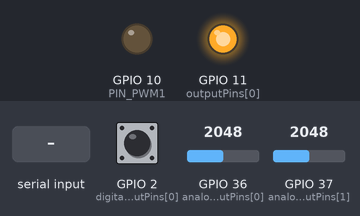
The sketch below on a simulated ESP32. On the bench: output pins drawn as LEDs (lit = HIGH). Dashed ring = blinking. The inputs (shaded band) are chosen by the test bench; at power-on: GPIO 36 (analogInputPins[0]) = 2048, GPIO 2 (digitalInputPins[0]) HIGH, GPIO 37 (analogInputPins[1]) = 2048. What the sketch prints to the serial monitor is not drawn.

Above: at 1.2 s.
1.3 s: GPIO 36 (analogInputPins[0]) set to 491
At 1.6 s:
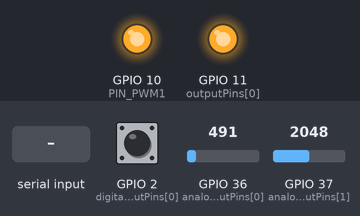
2.8 s: GPIO 2 (digitalInputPins[0]) pulled LOW for 0.15 s
At 2.88 s:
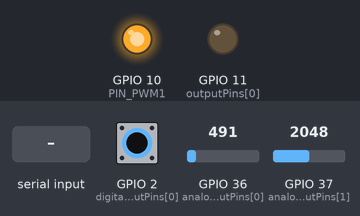
5.9 s: "STOP\n" received over Serial
At 7.1 s:
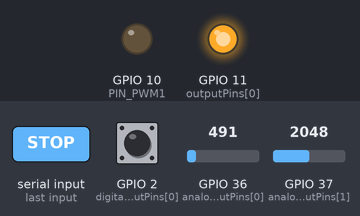
7.4 s: "RUN,1\n" received over Serial
At 8.3 s:
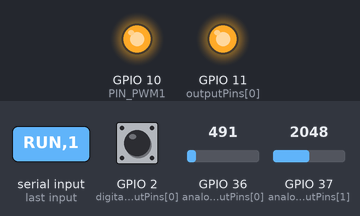
8.9 s: GPIO 2 (digitalInputPins[0]) pulsed LOW 5 times (0.12 s each, 0.3 s apart)
At 9.11 s:
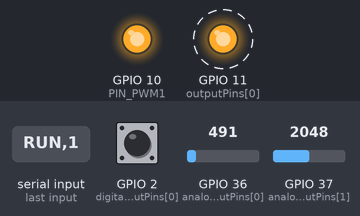
Timing chart, 0 to 11.9 s (numbered marks = the images above; inputs shaded):
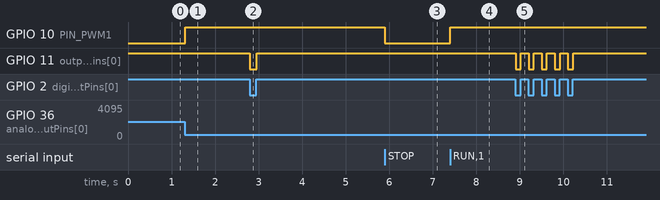

The sketch:

fbd_pid_pwm_usb_uno.ino
```cpp
/*
  SimuPLC Lab 1.6.3-usb-analog - Arduino UNO R3 desde FBD
  Placa objetivo: Arduino UNO R3
  Entradas digitales: INPUT_PULLUP (LOW = contacto cerrado a GND).
  Entradas analógicas: ADC de 10 bits (0..1023).
*/

#if defined(ARDUINO_ARCH_ESP32)
  #if __has_include(<esp_arduino_version.h>)
    #include <esp_arduino_version.h>
  #endif
#endif
#if defined(ARDUINO_ARCH_ESP32) && defined(ESP_ARDUINO_VERSION_MAJOR) && (ESP_ARDUINO_VERSION_MAJOR >= 3)
  #define SIMUPLC_ESP_CORE3 1
#else
  #define SIMUPLC_ESP_CORE3 0
#endif

// [0] AI1
// [1] AI2
// [2] PID1
// [3] PWM1
// [4] I1
// [5] Q2

const bool INPUT_ACTIVE_LOW = true;
const uint16_t SCAN_MS = 20;
const uint16_t N_NODES = 6;
const uint16_t N_CONNS = 4;
const uint8_t N_DIGITAL_INPUTS = 1;
const uint8_t N_ANALOG_INPUTS = 2;
const uint8_t N_OUTPUTS = 1;
const uint8_t N_PWM_OUTPUTS = 1;
const uint8_t N_ANALOG_OUTPUTS = 0;
const uint16_t SAFE_NODES = 6;
const uint16_t SAFE_CONNS = 4;
const uint8_t SAFE_DIGITAL_INPUTS = 1;
const uint8_t SAFE_ANALOG_INPUTS = 2;
const uint8_t SAFE_OUTPUTS = 1;
const uint8_t SAFE_PWM_OUTPUTS = 1;
const uint8_t SAFE_ANALOG_OUTPUTS = 1;
const uint8_t N_PID_NODES = 1;
const uint8_t SAFE_PID_NODES = 1;
const uint32_t SIMUPLC_SERIAL_BAUD = 115200UL;
const uint16_t SIMUPLC_STATE_PERIOD_MS = 250;

// Asignación física de variables PLC
const uint8_t PIN_I1 = 2;
const uint8_t PIN_AI1 = A0;
const uint8_t PIN_AI2 = A1;
const uint8_t PIN_Q2 = 11;
const uint8_t PIN_PWM1 = 10;
const uint8_t digitalInputPins[SAFE_DIGITAL_INPUTS] = { 2 };
const uint8_t analogInputPins[SAFE_ANALOG_INPUTS] = { A0, A1 };
const uint8_t outputPins[SAFE_OUTPUTS] = { 11 };
const uint8_t pwmOutputPins[SAFE_PWM_OUTPUTS] = { 10 };
const uint8_t analogOutputPins[SAFE_ANALOG_OUTPUTS] = { 25 };
const bool outputActiveLow[SAFE_OUTPUTS] = { true };
const bool digitalInputIsNc[SAFE_DIGITAL_INPUTS] = { false };
const char* const digitalInputTags[SAFE_DIGITAL_INPUTS] = { "I1" };
const char* const analogInputTags[SAFE_ANALOG_INPUTS] = { "AI1", "AI2" };
const char* const outputTags[SAFE_OUTPUTS] = { "Q2" };
const char* const pwmOutputTags[SAFE_PWM_OUTPUTS] = { "PWM1" };
const char* const analogOutputTags[SAFE_ANALOG_OUTPUTS] = { "" };
const uint16_t pidNodeIndices[SAFE_PID_NODES] = { 2 };
const char* const pidTags[SAFE_PID_NODES] = { "PID1" };

enum NodeType : uint8_t {
  T_NONE=0,T_INPUT=1,T_OUTPUT=2,T_M=3,
  T_AND=10,T_OR=11,T_NOT=12,T_NAND=13,T_NOR=14,T_XOR=15,T_XNOR=16,
  T_SR=20,T_TON=21,T_TOFF=22,T_CNT=30,
  T_AI=40,T_SCALE=41,T_GT=42,T_LT=43,T_EQ=44,T_GTE=45,T_LTE=46,T_HYST=47,T_PWM=48,T_AO=49,T_CONST=50,T_PID=51
};

const uint8_t nodeType[SAFE_NODES] = { 40, 40, 51, 48, 1, 2 };
const uint8_t nodePins[SAFE_NODES] = { 0, 0, 2, 1, 0, 0 };
const uint8_t nodeDigitalInputIndex[SAFE_NODES] = { 255, 255, 255, 255, 0, 255 };
const uint8_t nodeAnalogInputIndex[SAFE_NODES] = { 0, 1, 255, 255, 255, 255 };
const uint8_t nodeOutputIndex[SAFE_NODES] = { 255, 255, 255, 255, 255, 0 };
const uint8_t nodePWMOutputIndex[SAFE_NODES] = { 255, 255, 255, 0, 255, 255 };
const uint8_t nodeAnalogOutputIndex[SAFE_NODES] = { 255, 255, 255, 255, 255, 255 };
const float nodeP1[SAFE_NODES] = { 0.0f, 0.0f, 2.0f, 0.0f, 0.0f, 0.0f };
const float nodeP2[SAFE_NODES] = { 1023.0f, 1023.0f, 0.05f, 100.0f, 0.0f, 0.0f };
const float nodeP3[SAFE_NODES] = { 0.0f, 0.0f, 0.05f, 1000.0f, 0.0f, 0.0f };
const float nodeP4[SAFE_NODES] = { 100.0f, 100.0f, 0.0f, 8.0f, 0.0f, 0.0f };
const float nodeP5[SAFE_NODES] = { 0.0f, 0.0f, 100.0f, 0.0f, 0.0f, 0.0f };
const uint32_t nodePidSample[SAFE_NODES] = { 0, 0, 100, 0, 0, 0 };
const float nodePidManual[SAFE_NODES] = { 0.0f, 0.0f, 0.0f, 0.0f, 0.0f, 0.0f };
const uint8_t nodePidFlags[SAFE_NODES] = { 0, 0, 0, 0, 0, 0 };
const uint8_t nodeClamp[SAFE_NODES] = { 1, 1, 0, 1, 0, 0 };

const uint16_t connSrc[SAFE_CONNS] = { 0, 1, 2, 4 };
const uint16_t connDst[SAFE_CONNS] = { 2, 2, 3, 5 };
const uint8_t connPin[SAFE_CONNS] = { 0, 1, 0, 0 };
const uint8_t connInv[SAFE_CONNS] = { 0, 0, 0, 0 };
const uint8_t connSignal[SAFE_CONNS] = { 1, 1, 1, 0 }; // 0=digital,1=analogica

bool bValue[SAFE_NODES] = {false};
float aValue[SAFE_NODES] = {0};
int analogRaw[SAFE_NODES] = {0};
bool srState[SAFE_NODES] = {false};
bool hystState[SAFE_NODES] = {false};
float pidIntegral[SAFE_NODES]={0}; float pidPrevError[SAFE_NODES]={0}; float pidOutput[SAFE_NODES]={0}; uint32_t pidLastAt[SAFE_NODES]={0};
uint32_t tonStart[SAFE_NODES];
uint32_t toffStart[SAFE_NODES];
bool toffSeenHigh[SAFE_NODES] = {false};
long counterValue[SAFE_NODES] = {0};
bool counterPrev[SAFE_NODES] = {false};
uint32_t lastScan = 0;
enum SimuPLCControlMode : uint8_t { SIMUPLC_BOTH=0, SIMUPLC_HMI=1, SIMUPLC_PHYSICAL=2 };
uint8_t simuplcControlMode = 0;
bool simuplcRunning = true;
bool simuplcProtocolActive = false;
bool simuplcScanRequested = true;
bool simuplcStateRequested = false;
bool physicalDigitalInputs[SAFE_DIGITAL_INPUTS] = {false};
bool hmiDigitalInputs[SAFE_DIGITAL_INPUTS] = {false};
float physicalAnalogInputs[SAFE_ANALOG_INPUTS] = {0};
float hmiAnalogInputs[SAFE_ANALOG_INPUTS] = {0};
bool hmiAnalogValid[SAFE_ANALOG_INPUTS] = {false};
char simuplcRxLine[128];
uint8_t simuplcRxLength = 0;
uint32_t simuplcLastStateAt = 0;

float clampFloat(float value,float a,float b){ float lo=min(a,b),hi=max(a,b); return max(lo,min(hi,value)); }
bool invalidFloat(float value){ return value != value; }
float runPidNode(uint16_t n,float pv,float sp,uint32_t now){bool manual=nodePidFlags[n]&1,cooling=nodePidFlags[n]&2;if(manual){pidOutput[n]=clampFloat(nodePidManual[n],nodeP4[n],nodeP5[n]);return pidOutput[n];}uint32_t sample=max((uint32_t)20,nodePidSample[n]);if(pidLastAt[n]&&now-pidLastAt[n]<sample)return pidOutput[n];float dt=max((float)sample,(float)(pidLastAt[n]?now-pidLastAt[n]:sample))/1000.0f;float error=(sp-pv)*(cooling?-1.0f:1.0f);float derivative=(error-pidPrevError[n])/max(dt,0.001f);float candidate=pidIntegral[n]+error*dt;float raw=nodeP1[n]*error+nodeP2[n]*candidate+nodeP3[n]*derivative;float limited=clampFloat(raw,nodeP4[n],nodeP5[n]);if(raw==limited||((error>0)!=(raw-limited>0)))pidIntegral[n]=candidate;pidPrevError[n]=error;pidLastAt[n]=now;pidOutput[n]=limited;return limited;}
float mapFloat(float value,float inMin,float inMax,float outMin,float outMax,bool limit){
  if(inMax==inMin) return outMin;
  if(limit) value=clampFloat(value,inMin,inMax);
  return outMin + ((value-inMin)/(inMax-inMin))*(outMax-outMin);
}

void setupPWMOutput(uint8_t pin,uint8_t channel,uint32_t frequency,uint8_t resolution){
#if defined(ARDUINO_ARCH_ESP32)
  #if SIMUPLC_ESP_CORE3
    ledcAttach(pin,frequency,resolution);
  #else
    ledcSetup(channel,frequency,resolution); ledcAttachPin(pin,channel);
  #endif
#else
  (void)channel; (void)frequency; (void)resolution; pinMode(pin,OUTPUT);
#endif
}
void writePWMOutput(uint8_t pin,uint8_t channel,float percent,uint8_t resolution){
  percent=clampFloat(percent,0.0f,100.0f);
#if defined(ARDUINO_ARCH_ESP32)
  uint8_t bits=min((uint8_t)16,max((uint8_t)1,resolution)); uint32_t maxDuty=(1UL<<bits)-1UL; uint32_t duty=(uint32_t)roundf(percent*maxDuty/100.0f);
  #if SIMUPLC_ESP_CORE3
    ledcWrite(pin,duty);
  #else
    ledcWrite(channel,duty);
  #endif
#else
  (void)channel; (void)resolution; analogWrite(pin,(int)roundf(percent*255.0f/100.0f));
#endif
}
void writeAnalogOutput(uint8_t pin,float volts,float minV,float maxV){
#if defined(ARDUINO_ARCH_ESP32)
  float ratio=(volts-minV)/(maxV-minV==0?1:(maxV-minV)); ratio=clampFloat(ratio,0.0f,1.0f); dacWrite(pin,(uint8_t)roundf(ratio*255.0f));
#else
  (void)pin;(void)volts;(void)minV;(void)maxV;
#endif
}

bool pinConnected(uint16_t node,uint8_t pin,uint8_t signal){
  for(uint16_t k=0;k<N_CONNS;k++) if(connDst[k]==node && connPin[k]==pin && connSignal[k]==signal) return true;
  return false;
}
bool readBoolPin(uint16_t node,uint8_t pin){
  bool value=false;
  for(uint16_t k=0;k<N_CONNS;k++){
    if(connDst[k]!=node || connPin[k]!=pin || connSignal[k]!=0) continue;
    bool part=bValue[connSrc[k]]; if(connInv[k]) part=!part; value=value||part;
  }
  return value;
}
float readAnalogPin(uint16_t node,uint8_t pin){
  for(uint16_t k=0;k<N_CONNS;k++) if(connDst[k]==node && connPin[k]==pin && connSignal[k]==1) return aValue[connSrc[k]];
  return NAN;
}
int findTagIndex(const char* tag,const char* const* tags,uint8_t count){for(uint8_t i=0;i<count;i++)if(strcmp(tag,tags[i])==0)return i;return -1;}
bool effectiveDigitalInput(uint8_t ix){if(ix>=N_DIGITAL_INPUTS)return false;if(simuplcControlMode==SIMUPLC_PHYSICAL)return physicalDigitalInputs[ix];if(simuplcControlMode==SIMUPLC_HMI)return digitalInputIsNc[ix]?(physicalDigitalInputs[ix]&&hmiDigitalInputs[ix]):hmiDigitalInputs[ix];return digitalInputIsNc[ix]?(physicalDigitalInputs[ix]&&hmiDigitalInputs[ix]):(physicalDigitalInputs[ix]||hmiDigitalInputs[ix]);}
float effectiveAnalogInput(uint8_t ix){if(ix>=N_ANALOG_INPUTS)return 0.0f;if(simuplcControlMode==SIMUPLC_PHYSICAL)return physicalAnalogInputs[ix];if(simuplcControlMode==SIMUPLC_HMI)return hmiAnalogValid[ix]?hmiAnalogInputs[ix]:0.0f;return hmiAnalogValid[ix]?hmiAnalogInputs[ix]:physicalAnalogInputs[ix];}
const char* simuplcModeName(){return simuplcControlMode==SIMUPLC_HMI?"HMI":(simuplcControlMode==SIMUPLC_PHYSICAL?"PHYSICAL":"BOTH");}

void readHardwareInputs(){
  for(uint16_t n=0;n<N_NODES;n++){
    if(nodeType[n]==T_INPUT){ uint8_t ix=nodeDigitalInputIndex[n]; bool physical=(ix<N_DIGITAL_INPUTS)?(digitalRead(digitalInputPins[ix])==(INPUT_ACTIVE_LOW?LOW:HIGH)):false; if(ix<N_DIGITAL_INPUTS)physicalDigitalInputs[ix]=physical; bValue[n]=(ix<N_DIGITAL_INPUTS)?effectiveDigitalInput(ix):false; }
    else if(nodeType[n]==T_CONST){ aValue[n]=nodeP1[n]; }
    else if(nodeType[n]==T_AI){
      uint8_t ix=nodeAnalogInputIndex[n]; int raw=(ix<N_ANALOG_INPUTS)?analogRead(analogInputPins[ix]):0; analogRaw[n]=raw;
      float physical=mapFloat(raw,nodeP1[n],nodeP2[n],nodeP3[n],nodeP4[n],nodeClamp[n]); if(ix<N_ANALOG_INPUTS)physicalAnalogInputs[ix]=physical; aValue[n]=(ix<N_ANALOG_INPUTS)?effectiveAnalogInput(ix):physical;
    }
  }
}

bool gateValue(uint8_t type,uint16_t node){
  bool any=false,all=true; uint8_t connected=0,sum=0;
  for(uint8_t p=0;p<nodePins[node];p++){ if(!pinConnected(node,p,0)) continue; bool v=readBoolPin(node,p); connected++; any=any||v; all=all&&v; if(v) sum++; }
  if(type==T_NOT) return connected? !readBoolPin(node,0):true;
  if(type==T_AND) return connected?all:true; if(type==T_OR) return any;
  if(type==T_NAND) return !(connected?all:true); if(type==T_NOR) return !any;
  if(type==T_XOR) return (sum%2)==1; if(type==T_XNOR) return (sum%2)==0; return any;
}

void propagateCombinational(){
  for(uint8_t pass=0;pass<8;pass++){
    bool changed=false;
    for(uint16_t n=0;n<N_NODES;n++){
      uint8_t t=nodeType[n]; if(t==T_INPUT||t==T_AI||t==T_CONST||t==T_SR||t==T_TON||t==T_TOFF||t==T_CNT||t==T_HYST||t==T_PID) continue;
      bool oldB=bValue[n]; float oldA=aValue[n];
      if(t==T_OUTPUT||t==T_M) bValue[n]=readBoolPin(n,0);
      else if(t>=T_AND && t<=T_XNOR) bValue[n]=gateValue(t,n);
      else if(t==T_SCALE){ float input=readAnalogPin(n,0); aValue[n]=invalidFloat(input)?nodeP3[n]:mapFloat(input,nodeP1[n],nodeP2[n],nodeP3[n],nodeP4[n],nodeClamp[n]); }
      else if(t==T_PWM){ float input=readAnalogPin(n,0); aValue[n]=invalidFloat(input)?0.0f:mapFloat(input,nodeP1[n],nodeP2[n],0.0f,100.0f,nodeClamp[n]); }
      else if(t==T_AO){ float input=readAnalogPin(n,0); aValue[n]=invalidFloat(input)?nodeP3[n]:mapFloat(input,nodeP1[n],nodeP2[n],nodeP3[n],nodeP4[n],nodeClamp[n]); }
      else if(t>=T_GT && t<=T_LTE){ float input=readAnalogPin(n,0);
        if(invalidFloat(input)) bValue[n]=false; else if(t==T_GT)bValue[n]=input>nodeP1[n]; else if(t==T_LT)bValue[n]=input<nodeP1[n]; else if(t==T_EQ)bValue[n]=fabs(input-nodeP1[n])<=fabs(nodeP2[n]); else if(t==T_GTE)bValue[n]=input>=nodeP1[n]; else bValue[n]=input<=nodeP1[n];
      }
      if(oldB!=bValue[n] || fabs(oldA-aValue[n])>0.0001f) changed=true;
    }
    if(!changed) break;
  }
}

void evaluateStateful(uint32_t now){
  for(uint16_t n=0;n<N_NODES;n++){
    uint8_t t=nodeType[n];
    if(t==T_PID){float pv=readAnalogPin(n,0),sp=readAnalogPin(n,1);aValue[n]=(invalidFloat(pv)||invalidFloat(sp))?pidOutput[n]:runPidNode(n,pv,sp,now);}
    else if(t==T_SR){ bool S=readBoolPin(n,0),R=readBoolPin(n,1); if(R)srState[n]=false; else if(S)srState[n]=true; bValue[n]=srState[n]; }
    else if(t==T_TON){ bool input=readBoolPin(n,0); uint32_t delayMs=(uint32_t)max(0.0f,nodeP1[n]); if(input){ if(tonStart[n]==0xFFFFFFFFUL)tonStart[n]=now; bValue[n]=(uint32_t)(now-tonStart[n])>=delayMs; }else{ tonStart[n]=0xFFFFFFFFUL;bValue[n]=false; } }
    else if(t==T_TOFF){ bool input=readBoolPin(n,0); uint32_t delayMs=(uint32_t)max(0.0f,nodeP1[n]); if(input){toffSeenHigh[n]=true;toffStart[n]=0xFFFFFFFFUL;bValue[n]=true;}else if(!toffSeenHigh[n])bValue[n]=false;else{if(toffStart[n]==0xFFFFFFFFUL)toffStart[n]=now;bValue[n]=(uint32_t)(now-toffStart[n])<delayMs;} }
    else if(t==T_CNT){ bool reset=readBoolPin(n,0),pulse=readBoolPin(n,1),down=readBoolPin(n,2); if(reset){counterValue[n]=0;bValue[n]=false;counterPrev[n]=false;}else{if(pulse&&!counterPrev[n]){if(down){if(counterValue[n]>0)counterValue[n]--;}else counterValue[n]++;}counterPrev[n]=pulse;if(counterValue[n]>=(long)nodeP1[n])bValue[n]=true;else if(counterValue[n]<(long)nodeP2[n])bValue[n]=false;} }
    else if(t==T_HYST){ float input=readAnalogPin(n,0); if(!invalidFloat(input)){if(input>=nodeP2[n])hystState[n]=true;else if(input<=nodeP1[n])hystState[n]=false;} bValue[n]=hystState[n]; }
  }
}

void writeHardwareOutputs(){
  for(uint16_t n=0;n<N_NODES;n++) if(nodeType[n]==T_OUTPUT){ uint8_t ix=nodeOutputIndex[n]; if(ix<N_OUTPUTS) digitalWrite(outputPins[ix],bValue[n]?(outputActiveLow[ix]?LOW:HIGH):(outputActiveLow[ix]?HIGH:LOW)); }
  for(uint16_t n=0;n<N_NODES;n++){ if(nodeType[n]==T_PWM){uint8_t ix=nodePWMOutputIndex[n];if(ix<N_PWM_OUTPUTS)writePWMOutput(pwmOutputPins[ix],ix,aValue[n],(uint8_t)nodeP4[n]);} else if(nodeType[n]==T_AO){uint8_t ix=nodeAnalogOutputIndex[n];if(ix<N_ANALOG_OUTPUTS)writeAnalogOutput(analogOutputPins[ix],aValue[n],nodeP3[n],nodeP4[n]);} }
}
void forceHardwareOutputsOff(){for(uint16_t n=0;n<N_NODES;n++){if(nodeType[n]==T_OUTPUT)bValue[n]=false;else if(nodeType[n]==T_PWM||nodeType[n]==T_AO)aValue[n]=0.0f;}writeHardwareOutputs();}
void controllerScan(uint32_t now){readHardwareInputs();if(simuplcRunning){propagateCombinational();evaluateStateful(now);propagateCombinational();writeHardwareOutputs();}else forceHardwareOutputsOff();}

void printBoolPair(const char* tag,bool value){Serial.print(char(44));Serial.print(tag);Serial.print(char(44));Serial.print(value?1:0);}
void printFloatPair(const char* tag,float value){Serial.print(char(44));Serial.print(tag);Serial.print(char(44));Serial.print(value,3);}
void sendSimuPLCState(){
  Serial.print(F("STATE"));
  for(uint8_t i=0;i<N_DIGITAL_INPUTS;i++){printBoolPair(digitalInputTags[i],effectiveDigitalInput(i));Serial.print(char(44));Serial.print(digitalInputTags[i]);Serial.print(F("_PHYSICAL,"));Serial.print(physicalDigitalInputs[i]?1:0);Serial.print(char(44));Serial.print(digitalInputTags[i]);Serial.print(F("_HMI,"));Serial.print(hmiDigitalInputs[i]?1:0);}
  for(uint8_t i=0;i<N_ANALOG_INPUTS;i++){printFloatPair(analogInputTags[i],effectiveAnalogInput(i));Serial.print(char(44));Serial.print(analogInputTags[i]);Serial.print(F("_PHYSICAL,"));Serial.print(physicalAnalogInputs[i],3);Serial.print(char(44));Serial.print(analogInputTags[i]);Serial.print(F("_HMI,"));Serial.print(hmiAnalogInputs[i],3);}
  for(uint16_t n=0;n<N_NODES;n++){if(nodeType[n]==T_OUTPUT){uint8_t ix=nodeOutputIndex[n];if(ix<N_OUTPUTS)printBoolPair(outputTags[ix],bValue[n]);}else if(nodeType[n]==T_PWM){uint8_t ix=nodePWMOutputIndex[n];if(ix<N_PWM_OUTPUTS)printFloatPair(pwmOutputTags[ix],aValue[n]);}else if(nodeType[n]==T_AO){uint8_t ix=nodeAnalogOutputIndex[n];if(ix<N_ANALOG_OUTPUTS)printFloatPair(analogOutputTags[ix],aValue[n]);}}
  for(uint8_t i=0;i<N_PID_NODES;i++)printFloatPair(pidTags[i],aValue[pidNodeIndices[i]]);
  Serial.print(F(",RUNNING,"));Serial.print(simuplcRunning?1:0);Serial.print(F(",CONTROL_MODE,"));Serial.println(simuplcModeName());
  simuplcLastStateAt=millis();simuplcStateRequested=false;
}
void processSimuPLCCommand(char* line){
  for(char* p=line;*p;p++)if(*p>='a'&&*p<='z')*p=(char)(*p-32);
  char* save=nullptr;char* cmd=strtok_r(line,",",&save);if(!cmd)return;simuplcProtocolActive=true;
  if(strcmp(cmd,"HELLO")==0){Serial.println(F("OK,SIMUPLC,READY_ANALOG_V1,1"));simuplcScanRequested=true;simuplcStateRequested=true;return;}
  if(strcmp(cmd,"PING")==0){Serial.println(F("PONG"));return;}
  if(strcmp(cmd,"GET_STATE")==0){simuplcScanRequested=true;simuplcStateRequested=true;return;}
  if(strcmp(cmd,"RUN")==0){char* value=strtok_r(nullptr,",",&save);simuplcRunning=!(value&&strcmp(value,"0")==0);simuplcScanRequested=true;simuplcStateRequested=true;return;}
  if(strcmp(cmd,"STOP")==0){simuplcRunning=false;simuplcScanRequested=true;simuplcStateRequested=true;return;}
  if(strcmp(cmd,"MODE")==0){char* value=strtok_r(nullptr,",",&save);if(value){if(strcmp(value,"HMI")==0)simuplcControlMode=SIMUPLC_HMI;else if(strcmp(value,"PHYSICAL")==0||strcmp(value,"FISICO")==0)simuplcControlMode=SIMUPLC_PHYSICAL;else simuplcControlMode=SIMUPLC_BOTH;}simuplcScanRequested=true;simuplcStateRequested=true;return;}
  if(strcmp(cmd,"SET")==0||strcmp(cmd,"SETA")==0){char* tag=strtok_r(nullptr,",",&save);char* value=strtok_r(nullptr,",",&save);if(!tag||!value)return;int dix=findTagIndex(tag,digitalInputTags,N_DIGITAL_INPUTS);if(dix>=0){hmiDigitalInputs[dix]=atoi(value)!=0;simuplcScanRequested=true;simuplcStateRequested=true;return;}int aix=findTagIndex(tag,analogInputTags,N_ANALOG_INPUTS);if(aix>=0){hmiAnalogInputs[aix]=(float)atof(value);hmiAnalogValid[aix]=true;simuplcScanRequested=true;simuplcStateRequested=true;return;}Serial.println(F("ERROR,TAG_NO_ENCONTRADO"));return;}
  if(strcmp(cmd,"RELEASE")==0){char* tag=strtok_r(nullptr,",",&save);if(tag){int aix=findTagIndex(tag,analogInputTags,N_ANALOG_INPUTS);if(aix>=0){hmiAnalogValid[aix]=false;simuplcScanRequested=true;simuplcStateRequested=true;return;}}return;}
  Serial.println(F("ERROR,COMANDO_NO_RECONOCIDO"));
}
void pollSimuPLCSerial(){while(Serial.available()>0){char c=(char)Serial.read();if(c=='\n'||c=='\r'){if(simuplcRxLength){simuplcRxLine[simuplcRxLength]=0;processSimuPLCCommand(simuplcRxLine);simuplcRxLength=0;}}else if(c>=32&&c<=126){if(simuplcRxLength<sizeof(simuplcRxLine)-1)simuplcRxLine[simuplcRxLength++]=c;else simuplcRxLength=0;}}}

void setup(){
  Serial.begin(SIMUPLC_SERIAL_BAUD);
  for(uint8_t i=0;i<N_DIGITAL_INPUTS;i++) pinMode(digitalInputPins[i],INPUT_PULLUP);
  for(uint8_t i=0;i<N_OUTPUTS;i++){ pinMode(outputPins[i],OUTPUT); digitalWrite(outputPins[i],outputActiveLow[i]?HIGH:LOW); }
  for(uint16_t n=0;n<N_NODES;n++) if(nodeType[n]==T_PWM){uint8_t ix=nodePWMOutputIndex[n];if(ix<N_PWM_OUTPUTS)setupPWMOutput(pwmOutputPins[ix],ix,(uint32_t)nodeP3[n],(uint8_t)nodeP4[n]);}
  for(uint16_t n=0;n<N_NODES;n++){tonStart[n]=0xFFFFFFFFUL;toffStart[n]=0xFFFFFFFFUL;}
}

void loop(){
  pollSimuPLCSerial();
  uint32_t now=millis();if(simuplcScanRequested||(uint32_t)(now-lastScan)>=SCAN_MS){simuplcScanRequested=false;lastScan=now;controllerScan(now);}
  if(simuplcProtocolActive&&(simuplcStateRequested||(uint32_t)(now-simuplcLastStateAt)>=SIMUPLC_STATE_PERIOD_MS))sendSimuPLCState();
}
```

Measured:
- after the input at 1.3 s, GPIO 10 (PIN_PWM1): LOW → HIGH at once
- after the input at 2.8 s, GPIO 11 (outputPins[0]): HIGH → LOW at once, → HIGH 0.16 s later
- after the input at 5.9 s, GPIO 10 (PIN_PWM1): HIGH → LOW at once
- after the input at 7.4 s, GPIO 10 (PIN_PWM1): LOW → HIGH at once
- after the input at 8.9 s, GPIO 11 (outputPins[0]): alternates HIGH for 0.18 s and LOW for 0.12 s, 10 changes in all, then stays HIGH, starting at once
